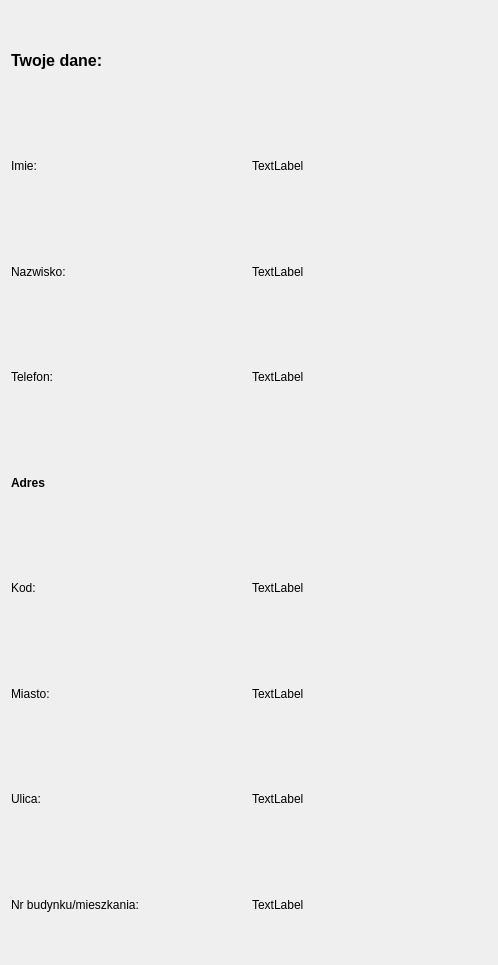
<?xml version="1.0" encoding="UTF-8"?>
<ui version="4.0">
 <class>fifthPage</class>
 <widget class="QWizardPage" name="fifthPage">
  <property name="geometry">
   <rect>
    <x>0</x>
    <y>0</y>
    <width>498</width>
    <height>965</height>
   </rect>
  </property>
  <property name="windowTitle">
   <string>WizardPage</string>
  </property>
  <layout class="QGridLayout" name="gridLayout">
   <item row="6" column="1">
    <widget class="QLabel" name="label_7">
     <property name="text">
      <string>TextLabel</string>
     </property>
    </widget>
   </item>
   <item row="9" column="1">
    <widget class="QLabel" name="label_15">
     <property name="text">
      <string>TextLabel</string>
     </property>
    </widget>
   </item>
   <item row="2" column="0">
    <widget class="QLabel" name="label">
     <property name="text">
      <string>Imie:</string>
     </property>
    </widget>
   </item>
   <item row="3" column="0">
    <widget class="QLabel" name="label_2">
     <property name="text">
      <string>Nazwisko:</string>
     </property>
    </widget>
   </item>
   <item row="2" column="1">
    <widget class="QLabel" name="label_5">
     <property name="text">
      <string>TextLabel</string>
     </property>
    </widget>
   </item>
   <item row="3" column="1">
    <widget class="QLabel" name="label_6">
     <property name="text">
      <string>TextLabel</string>
     </property>
    </widget>
   </item>
   <item row="4" column="0">
    <widget class="QLabel" name="label_4">
     <property name="text">
      <string>Telefon:</string>
     </property>
    </widget>
   </item>
   <item row="6" column="0">
    <widget class="QLabel" name="label_3">
     <property name="text">
      <string>Kod:</string>
     </property>
    </widget>
   </item>
   <item row="4" column="1">
    <widget class="QLabel" name="label_8">
     <property name="text">
      <string>TextLabel</string>
     </property>
    </widget>
   </item>
   <item row="5" column="0">
    <widget class="QLabel" name="label_16">
     <property name="font">
      <font>
       <weight>75</weight>
       <bold>true</bold>
      </font>
     </property>
     <property name="text">
      <string>Adres</string>
     </property>
    </widget>
   </item>
   <item row="7" column="0">
    <widget class="QLabel" name="label_10">
     <property name="text">
      <string>Miasto:</string>
     </property>
    </widget>
   </item>
   <item row="8" column="0">
    <widget class="QLabel" name="label_12">
     <property name="text">
      <string>Ulica:</string>
     </property>
    </widget>
   </item>
   <item row="8" column="1">
    <widget class="QLabel" name="label_13">
     <property name="text">
      <string>TextLabel</string>
     </property>
    </widget>
   </item>
   <item row="1" column="0">
    <widget class="QLabel" name="label_9">
     <property name="font">
      <font>
       <family>Ubuntu</family>
       <pointsize>12</pointsize>
       <weight>75</weight>
       <bold>true</bold>
      </font>
     </property>
     <property name="text">
      <string>Twoje dane:</string>
     </property>
    </widget>
   </item>
   <item row="7" column="1">
    <widget class="QLabel" name="label_11">
     <property name="text">
      <string>TextLabel</string>
     </property>
    </widget>
   </item>
   <item row="9" column="0">
    <widget class="QLabel" name="label_14">
     <property name="text">
      <string>Nr budynku/mieszkania:</string>
     </property>
    </widget>
   </item>
  </layout>
 </widget>
 <resources/>
 <connections/>
</ui>
